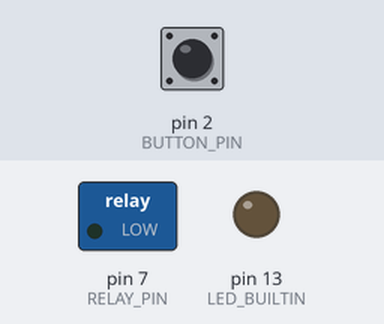
A sketch run on a simulated Arduino Uno, built with avr-gcc and run on an emulated ATmega328P. Parts: switched loads named in the sketch (green lamp = pin HIGH), output pins drawn as LEDs (lit = HIGH). Dashed ring = blinking. The inputs (shaded band) are chosen by the test bench; at power-on: pin 2 (BUTTON_PIN) HIGH.

Above: at 1.2 s.
1.3 s: pin 2 (BUTTON_PIN) pulled LOW for 3.2 s
At 1.7 s:
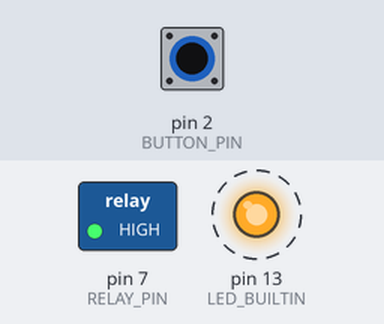
Timing chart, 0 to 5.8 s (numbered marks = the images above; inputs shaded):
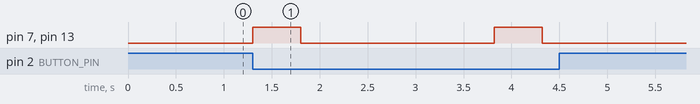

The sketch:

relay_test.ino
```cpp
const int RELAY_PIN = 7;  // the Arduino pin, which connects to the IN pin of relay
const int BUTTON_PIN = 2;

// the setup function runs once when you press reset or power the board
void setup() {
  // initialize digital pin as an output.
  pinMode(RELAY_PIN, OUTPUT);
  digitalWrite(RELAY_PIN, LOW);

  pinMode(LED_BUILTIN, OUTPUT);
  digitalWrite(LED_BUILTIN, LOW);

  pinMode(BUTTON_PIN, INPUT_PULLUP);
}

// the loop function runs over and over again forever
void loop() {

  // if the button is pressed, flicker the relay
  if (digitalRead(BUTTON_PIN) == LOW)
  {
    digitalWrite(RELAY_PIN, HIGH);
    digitalWrite(LED_BUILTIN, HIGH);

    delay(500);
    digitalWrite(RELAY_PIN, LOW);
    digitalWrite(LED_BUILTIN, LOW);

    // delay a lot, to avoid noisy button presses
    delay(2000);
  }

  // stop the loop from spamming too fast
  delay(20);

//  digitalWrite(RELAY_PIN, HIGH);
//  digitalWrite(LED_BUILTIN, HIGH);
//  delay(10000);
//  digitalWrite(RELAY_PIN, LOW);
//  digitalWrite(LED_BUILTIN, LOW);
//  delay(10000);
}
```

Measured:
- after the input at 1.3 s, pin 7 (RELAY_PIN), pin 13 (LED_BUILTIN): alternates HIGH for 0.50 s and LOW for 2.0 s, 4 changes in all, then stays LOW, starting at once
